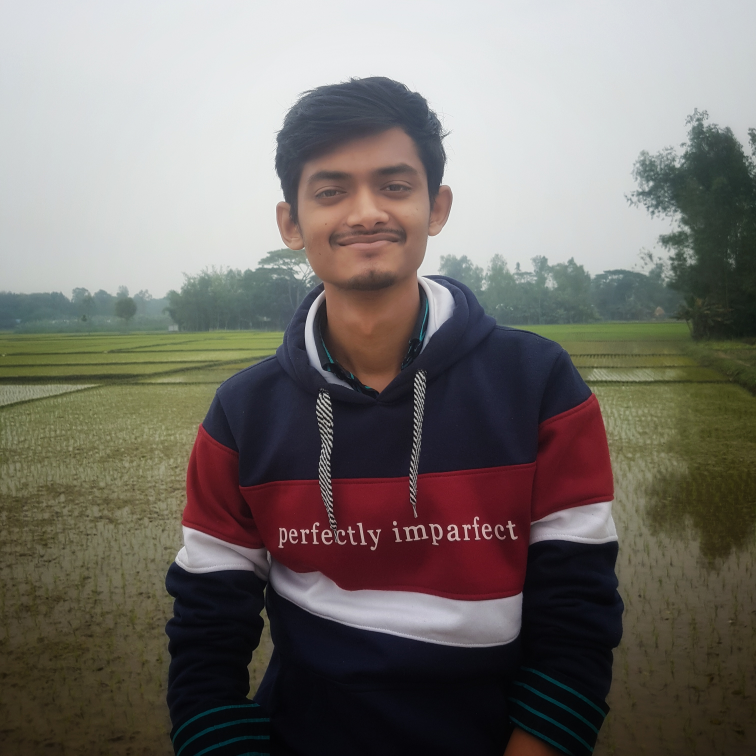
#> input picture images/boy.jpeg, 3024 x 3024 px (shown at 1/4 size)
$ python rescale.py
#> lines starting #> are read from the running program, lines starting #| are printed output that depends on the picture
import cv2 as cv

################### Resizing images and video ###################
img = cv.imread("images/boy.jpeg")
#> img is the input picture: shape (3024, 3024, 3); mean B, G, R 107.4, 112.6, 117.8

# cv.imshow("Boy", img)

def rescaleFrame(frame, scale=0.75):
#> called with scale = 0.2
	width = int(frame.shape[1] * scale)
#> width = 604
	height = int(frame.shape[0] * scale)
#> height = 604
	dimensions = (width, height)
#> dimensions = (604, 604)

	return cv.resize(frame, dimensions, interpolation=cv.INTER_AREA)
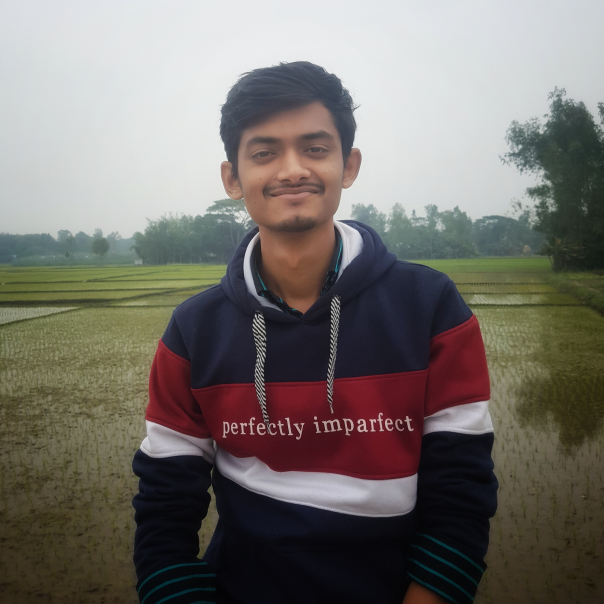
#> returned value: shape (604, 604, 3); mean of channels 0, 1, 2 107.4, 112.6, 117.8; drawn as B, G, R

resized_image = rescaleFrame(img, scale=.2)
cv.imshow("Boy", resized_image)

cv.waitKey(0)

$ run again, with images/Cat.jpg copied over images/boy.jpeg
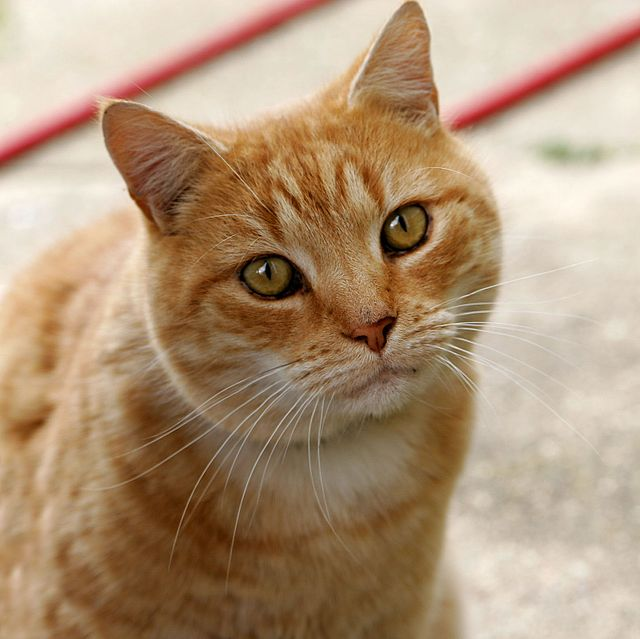
#> input picture images/Cat.jpg, 640 x 639 px
#> img is the input picture: shape (639, 640, 3); mean B, G, R 120.7, 148.8, 175.9
#> in rescaleFrame, `return cv.resize(frame, dimensions, interpolation=cv.INTER_AREA)`:
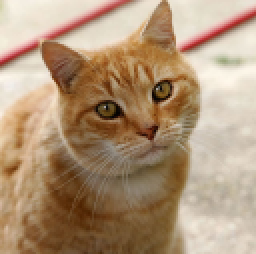
#> returned value: shape (127, 128, 3) (shown 2 times larger); mean of channels 0, 1, 2 120.7, 148.8, 175.9; drawn as B, G, R
